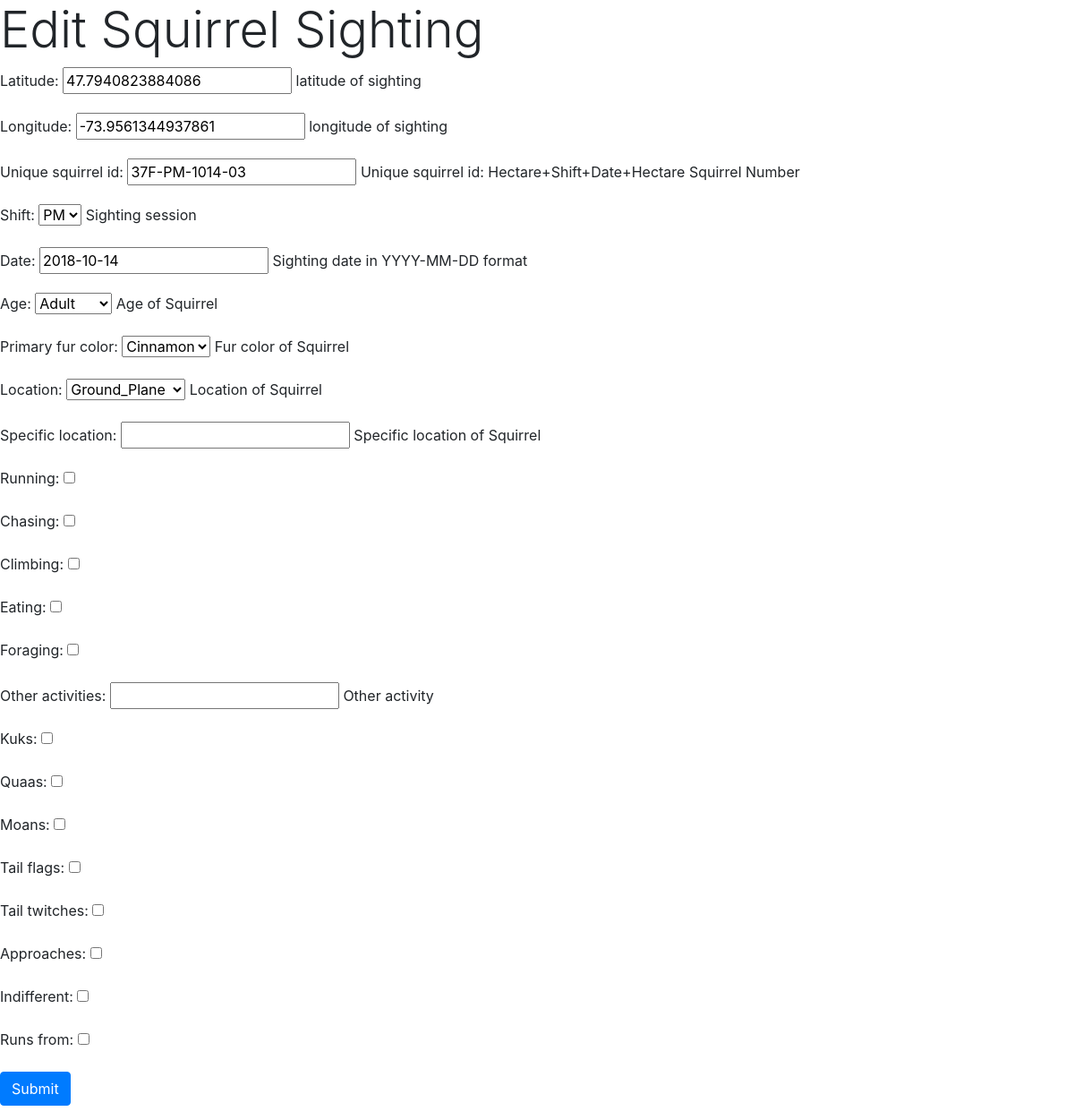
Screenshot of /park/sightings/37F-PM-1014-03/ with the database file from the repository.
### park/models.py (models this page shows)
class Squirrel(models.Model):
    Latitude = models.FloatField(
        help_text = _('latitude of sighting'),
    )
    Longitude = models.FloatField(
        help_text = _('longitude of sighting'),
    )
    unique_squirrel_id = models.CharField(
        primary_key=True,
        max_length=32,
        help_text=_("Unique squirrel id: Hectare+Shift+Date+Hectare Squirrel Number")
    )
    PM = 'pm'
    AM = 'am'
    Shift_CHOICES = (
        (PM, 'PM'),
        (AM, 'AM'),
    )
    Shift = models.CharField(
        max_length=2,
        choices=Shift_CHOICES,
        default=AM,
        help_text=_("Sighting session"),
    )
    Date = models.DateField(
        help_text = _("Sighting date in YYYY-MM-DD format"),
    )
    ADULT = 'adult'
    JUVENILE = 'juvenile'
    Age_CHOICES = (
        (ADULT, 'Adult'),
        (JUVENILE, 'Juvenile'),
        ('', ''),
    )
    Age = models.CharField(
        max_length=16,
        choices=Age_CHOICES,
        default=ADULT,
        help_text=_("Age of Squirrel"),
        null=True,
        blank=True,
    )
    GRAY="gray"
    BLACK="black"
    CINNAMON="cinnamon"
    FUR_CHOICES=(
        (GRAY,"Gray"),
        (BLACK,"Black"),
        (CINNAMON,"Cinnamon"),
        ('',''),
    )
    Primary_fur_color = models.CharField(
        max_length=16,
        choices=FUR_CHOICES,
        default=GRAY,
        help_text=_("Fur color of Squirrel"),
        null=True,
        blank=True,
    )
    GROUND_PLANE="ground_plane"
    ABOVE_GROUND="above_ground"
    LOC_CHOICES=(
        (GROUND_PLANE,"Ground_Plane"),
        (ABOVE_GROUND,"Above_Ground"),
        ('','')
    )
    Location = models.CharField(
        max_length=20,
        choices=LOC_CHOICES,
        default=GROUND_PLANE,
        help_text=_("Location of Squirrel"),
        null=True,
        blank=True,
    )
    Specific_location = models.CharField(
        max_length=20,
        help_text=_("Specific location of Squirrel"),
        null=True,
        blank=True,
    )
    Running = models.BooleanField(
        default=False,
    )
    Chasing = models.BooleanField(
        default=False,
    )
    Climbing = models.BooleanField(
        default=False,
    )
    Eating = models.BooleanField(
        default=False,
    )
    Foraging = models.BooleanField(
        default=False,
    )
    Other_activities = models.CharField(
        max_length=20,
        help_text=_("Other activity"),
        null=True,
        blank=True,
    )
    Kuks = models.BooleanField(
        default=False,
    )
    Quaas = models.BooleanField(
        default=False,
    )
    Moans = models.BooleanField(
        default=False,
    )
    Tail_flags = models.BooleanField(
        default=False,
    )
    Tail_twitches = models.BooleanField(
        default=False,
    )
    Approaches = models.BooleanField(
        default=False,
    )
    Indifferent = models.BooleanField(
        default=False,
    )
    Runs_from = models.BooleanField(
        default=False,
    )

### park/views.py (the view)
# urls.py: path('sightings/<str:pk>/',views.edit_squirrel,name='edit_squirrel'),
def edit_squirrel(request, pk):
    squirrel = get_object_or_404(Squirrel, pk=pk)
    if request.method == 'POST':
        form = SquirrelForm(request.POST, instance=squirrel)
        if form.is_valid():
            form.save()
            return redirect('park:all_squirrels')
    else:
        form = SquirrelForm(instance=squirrel)
    context = {
        'form':form,
    }
    return render(request, 'park/edit.html', context)

### park/forms.py
class SquirrelForm(ModelForm):
    class Meta:
        model = Squirrel
        fields = '__all__'

### park/templates/park/edit.html (shortened to what this page needs)
<!doctype>
<html>
	<head>
		<link rel="stylesheet" href="https://maxcdn.bootstrapcdn.com/bootstrap/4.0.0/css/bootstrap.min.css">
		</head>
	<body>
		<h1 class="display-4"> Edit Squirrel Sighting </h1>
		<form method="POST">
			{{ form.as_p }}
			<input type="submit" class="btn btn-primary" name="Submit" value="Submit">
		</form>
	</body>
</html>

### rows the page displays
Squirrel: Latitude "47.7940823884086", Longitude "-73.9561344937861", unique_squirrel_id "37F-PM-1014-03", Shift "PM", Date "2018-10-14", Age "Adult", Primary_fur_color "Cinnamon", Location "Ground_Plane"
